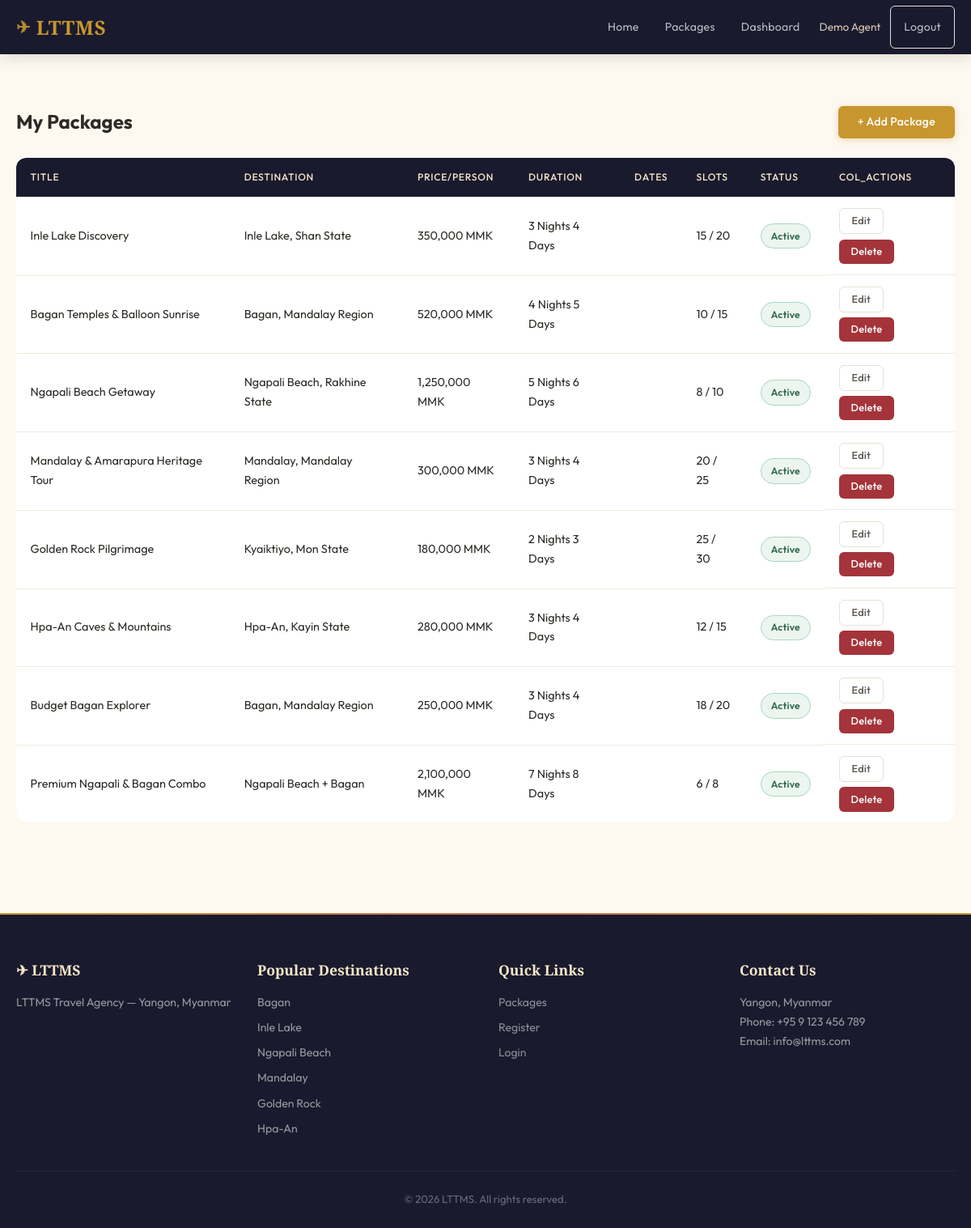
The page /agent/packages.php (signed in) on the database its author committed.
### tables this page shows
CREATE TABLE users (
    id INT AUTO_INCREMENT PRIMARY KEY,
    username VARCHAR(50) NOT NULL UNIQUE,
    email VARCHAR(100) NOT NULL UNIQUE,
    password VARCHAR(255) NOT NULL,
    full_name VARCHAR(100) NOT NULL,
    phone VARCHAR(20),
    kbz_phone VARCHAR(20),
    kbz_name VARCHAR(100),
    nrc_number VARCHAR(50),
    nrc_front_photo VARCHAR(255),
    nrc_back_photo VARCHAR(255),
    role ENUM('customer', 'agent', 'admin') NOT NULL DEFAULT 'customer',
    agent_location VARCHAR(100) DEFAULT NULL,
    status ENUM('pending', 'approved', 'suspended') NOT NULL DEFAULT 'pending',
    created_at TIMESTAMP DEFAULT CURRENT_TIMESTAMP,
    updated_at TIMESTAMP DEFAULT CURRENT_TIMESTAMP ON UPDATE CURRENT_TIMESTAMP
);

CREATE TABLE packages (
    id INT AUTO_INCREMENT PRIMARY KEY,
    agent_id INT NOT NULL,
    title VARCHAR(200) NOT NULL,
    destination VARCHAR(200) NOT NULL,
    description TEXT,
    duration_days INT NOT NULL,
    start_date DATE DEFAULT NULL,
    end_date DATE DEFAULT NULL,
    price_per_person DECIMAL(10,2) NOT NULL,
    max_slots INT NOT NULL DEFAULT 20,
    remaining_slots INT NOT NULL DEFAULT 20,
    hotel_id INT,
    transportation_id INT,
    image_url VARCHAR(255),
    rating_avg DECIMAL(2,1) DEFAULT 0.0,
    status ENUM('active', 'inactive') NOT NULL DEFAULT 'active',
    created_at TIMESTAMP DEFAULT CURRENT_TIMESTAMP,
    updated_at TIMESTAMP DEFAULT CURRENT_TIMESTAMP ON UPDATE CURRENT_TIMESTAMP,
    FOREIGN KEY (agent_id) REFERENCES users(id) ON DELETE CASCADE,
    FOREIGN KEY (hotel_id) REFERENCES hotels(id) ON DELETE SET NULL,
    FOREIGN KEY (transportation_id) REFERENCES transportation(id) ON DELETE SET NULL
);

CREATE TABLE destinations (
    id INT AUTO_INCREMENT PRIMARY KEY,
    name VARCHAR(100) NOT NULL,
    tagline VARCHAR(200),
    image VARCHAR(255) DEFAULT NULL,
    sort_order INT NOT NULL DEFAULT 0,
    is_active TINYINT(1) NOT NULL DEFAULT 1,
    created_at TIMESTAMP DEFAULT CURRENT_TIMESTAMP
);

### includes/lang.php (called while the page is built, shortened)
<?php
$translations = require __DIR__ . '/../lang/en.php';
function t(string $key, string $default = ''): string {
    global $translations;
    return $translations[$key] ?? ($default ?: $key);
}
function tStatus(string $status): string {
    $map = [
        'pending' => 'status_pending',
        'confirmed' => 'status_confirmed',
        'cancelled' => 'status_cancelled',
        'approved' => 'status_approved',
        'suspended' => 'status_suspended',
        'active' => 'status_active',
        'inactive' => 'status_inactive',
    ];
    return t($map[$status] ?? '', ucfirst($status));
}

### includes/auth.php (called while the page is built, shortened)
<?php
require_once __DIR__ . '/lang.php';
function getCurrentUser(): ?array {
    $pdo = getDBConnection();
    $stmt = $pdo->prepare("SELECT id, username, email, full_name, phone, role, status FROM users WHERE id = ?");
    $stmt->execute([$_SESSION['user_id']]);
    return $stmt->fetch() ?: null;
}

### includes/functions.php (called while the page is built, shortened)
<?php
function sanitize(string $input): string {
    return htmlspecialchars(trim($input), ENT_QUOTES, 'UTF-8');
}
function formatPrice(float $amount): string {
    return number_format($amount, 0, '.', ',') . ' MMK';
}
function formatDuration(int $days): string {
    return $days . ' ' . t('nights') . ' ' . ($days + 1) . ' ' . t('days');
}
function getActiveDestinations(): array {
    $pdo = getDBConnection();
    $stmt = $pdo->query("SELECT * FROM destinations WHERE is_active = 1 ORDER BY sort_order ASC, name ASC");
    return $stmt->fetchAll();
}

### agent/packages.php (the view, shortened to what this page needs)
<?php
require_once __DIR__ . '/../includes/auth.php';
require_once __DIR__ . '/../includes/functions.php';
$pdo = getDBConnection();
$stmt = $pdo->prepare(
    "SELECT p.*, h.name as hotel_name, t.type as transport_type
     FROM packages p
     LEFT JOIN hotels h ON p.hotel_id = h.id
     LEFT JOIN transportation t ON p.transportation_id = t.id
     WHERE p.agent_id = ?
     ORDER BY p.created_at DESC"
);
$stmt->execute([$currentUser['id']]);
$packages = $stmt->fetchAll();
require_once __DIR__ . '/../includes/header.php';
?>
<section class="section">
<div class="container">
    <div class="page-header">
        <h2><?= t('my_packages_title') ?></h2>
        <a href="<?= BASE_URL ?>/agent/add-package.php" class="btn btn-primary">+ <?= t('nav_add_package') ?></a>
    </div>
    <?php if (empty($packages)): ?>
        <div class="empty-state">
            <p><?= t('no_packages_yet') ?></p>
            <a href="<?= BASE_URL ?>/agent/add-package.php" class="btn btn-primary"><?= t('add_new_package') ?></a>
        </div>
    <?php else: ?>
        <div class="table-responsive">
        <table class="table">
            <thead>
                <tr>
                    <th><?= t('col_title') ?></th>
                    <th><?= t('col_destination') ?></th>
                    <th><?= t('col_price') ?></th>
                    <th><?= t('duration') ?></th>
                    <th><?= t('col_dates') ?></th>
                    <th><?= t('col_slots') ?></th>
                    <th><?= t('col_status') ?></th>
                    <th><?= t('col_actions') ?></th>
                </tr>
            </thead>
            <tbody>
            <?php foreach ($packages as $pkg): ?>
                <tr>
                    <td><?= sanitize($pkg['title']) ?></td>
                    <td><?= sanitize($pkg['destination']) ?></td>
                    <td><?= formatPrice($pkg['price_per_person']) ?></td>
                    <td><?= formatDuration($pkg['duration_days']) ?></td>
                    <td><?= sanitize(formatDateRange($pkg['start_date'] ?? null, $pkg['end_date'] ?? null)) ?></td>
                    <td><?= $pkg['remaining_slots'] ?> / <?= $pkg['max_slots'] ?></td>
                    <td><span class="status-badge status-<?= $pkg['status'] ?>"><?= tStatus($pkg['status']) ?></span></td>
                    <td class="actions-cell">
                        <a href="<?= BASE_URL ?>/agent/edit-package.php?id=<?= $pkg['id'] ?>" class="btn btn-sm btn-outline"><?= t('btn_edit') ?></a>
                        <form method="POST" style="display:inline" onsubmit="return confirm('<?= t('confirm_delete_package') ?>')">
                            <button type="submit" class="btn btn-sm btn-danger"><?= t('btn_delete') ?></button>
                        </form>
                    </td>
                </tr>
            <?php endforeach; ?>
            </tbody>
        </table>
        </div>
    <?php endif; ?>
</div>
</section>
<?php require_once __DIR__ . '/../includes/footer.php'; ?>

### includes/header.php (shortened to what this page needs)
<?php
require_once __DIR__ . '/auth.php';
require_once __DIR__ . '/functions.php';
$currentUser = getCurrentUser();
?>
<!DOCTYPE html>
<html lang="en">
<head>
    <link rel="stylesheet" href="<?= BASE_URL ?>/assets/css/style.css">
</head>
<body>
<nav class="navbar">
    <div class="container nav-container">
        <a href="<?= BASE_URL ?>/" class="nav-brand">
            <span class="brand-icon">&#9992;</span> LTTMS
        </a>
        <ul class="nav-menu" id="navMenu">
            <li><a href="<?= BASE_URL ?>/"><?= t('nav_home') ?></a></li>
            <li><a href="<?= BASE_URL ?>/customer/packages.php"><?= t('nav_packages') ?></a></li>
            <?php if ($currentUser): ?>
                <?php if ($currentUser['role'] === 'customer'): ?>
                    <li><a href="<?= BASE_URL ?>/customer/my-bookings.php"><?= t('nav_my_bookings') ?></a></li>
                <?php elseif ($currentUser['role'] === 'agent'): ?>
                    <li><a href="<?= BASE_URL ?>/agent/dashboard.php"><?= t('nav_dashboard') ?></a></li>
                <?php elseif ($currentUser['role'] === 'admin'): ?>
                    <li><a href="<?= BASE_URL ?>/admin/dashboard.php"><?= t('nav_dashboard') ?></a></li>
                    <li><a href="<?= BASE_URL ?>/admin/packages.php"><?= t('nav_packages_control') ?></a></li>
                <?php endif; ?>
                <li class="nav-user">
                    <span class="user-greeting"><?= sanitize($currentUser['full_name']) ?></span>
                    <a href="<?= BASE_URL ?>/logout.php" class="btn btn-sm btn-outline"><?= t('nav_logout') ?></a>
                </li>
            <?php else: ?>
                <li><a href="<?= BASE_URL ?>/login.php" class="btn btn-sm btn-outline"><?= t('nav_login') ?></a></li>
                <li><a href="<?= BASE_URL ?>/register.php" class="btn btn-sm btn-primary"><?= t('nav_register') ?></a></li>
            <?php endif; ?>
        </ul>
    </div>
</nav>
<main>

### includes/footer.php (shortened to what this page needs)
</main>
<footer class="footer">
    <div class="container">
        <div class="footer-grid">
            <div class="footer-col">
                <h3>&#9992; LTTMS</h3>
                <p><?= t('footer_agency') ?> — <?= t('footer_address') ?></p>
            </div>
            <div class="footer-col">
                <h3><?= t('footer_destinations') ?></h3>
                <ul>
                    <?php foreach (getActiveDestinations() as $fd): ?>
                        <li><?= sanitize($fd['name']) ?></li>
                    <?php endforeach; ?>
                </ul>
            </div>
            <div class="footer-col">
                <h3><?= t('footer_quick_links') ?></h3>
                <ul>
                    <li><a href="<?= BASE_URL ?>/customer/packages.php"><?= t('nav_packages') ?></a></li>
                    <li><a href="<?= BASE_URL ?>/register.php"><?= t('nav_register') ?></a></li>
                    <li><a href="<?= BASE_URL ?>/login.php"><?= t('nav_login') ?></a></li>
                </ul>
            </div>
            <div class="footer-col">
                <h3><?= t('footer_contact') ?></h3>
                <p><?= t('footer_address') ?></p>
                <p>Phone: +95 9 123 456 789</p>
                <p>Email: info@lttms.com</p>
            </div>
        </div>
        <div class="footer-bottom">
            <p>&copy; <?= date('Y') ?> LTTMS. <?= t('footer_rights') ?></p>
        </div>
    </div>
</footer>
</body>
</html>

### rows shown on the page
users: full_name "Demo Agent"
packages: title "Inle Lake Discovery", destination "Inle Lake, Shan State", price_per_person "350,000 MMK", duration_days "3 Nights 4 Days", remaining_slots "15", max_slots "20", status "Active"
packages: title "Bagan Temples & Balloon Sunrise", destination "Bagan, Mandalay Region", price_per_person "520,000 MMK", duration_days "4 Nights 5 Days", remaining_slots "10", max_slots "15", status "Active"
packages: title "Ngapali Beach Getaway", destination "Ngapali Beach, Rakhine State", price_per_person "1,250,000 MMK", duration_days "5 Nights 6 Days", remaining_slots "8", max_slots "10", status "Active"
packages: title "Mandalay & Amarapura Heritage Tour", destination "Mandalay, Mandalay Region", price_per_person "300,000 MMK", duration_days "3 Nights 4 Days", remaining_slots "20", max_slots "25", status "Active"
packages: title "Golden Rock Pilgrimage", destination "Kyaiktiyo, Mon State", price_per_person "180,000 MMK", duration_days "2 Nights 3 Days", remaining_slots "25", max_slots "30", status "Active"
packages: title "Hpa-An Caves & Mountains", destination "Hpa-An, Kayin State", price_per_person "280,000 MMK", duration_days "3 Nights 4 Days", remaining_slots "12", max_slots "15", status "Active"
packages: title "Budget Bagan Explorer", destination "Bagan, Mandalay Region", price_per_person "250,000 MMK", duration_days "3 Nights 4 Days", remaining_slots "18", max_slots "20", status "Active"
packages: title "Premium Ngapali & Bagan Combo", destination "Ngapali Beach + Bagan", price_per_person "2,100,000 MMK", duration_days "7 Nights 8 Days", remaining_slots "6", max_slots "8", status "Active"
destinations: name "Bagan"
destinations: name "Inle Lake"
destinations: name "Ngapali Beach"
destinations: name "Mandalay"
destinations: name "Golden Rock"
destinations: name "Hpa-An"

### other values the page prints
t('nav_home') "Home"
t('nav_packages') "Packages"
t('nav_dashboard') "Dashboard"
t('nav_logout') "Logout"
t('my_packages_title') "My Packages"
t('nav_add_package') "Add Package"
t('col_title') "TITLE"
t('col_destination') "DESTINATION"
t('col_price') "PRICE/PERSON"
t('duration') "DURATION"
t('col_dates') "DATES"
t('col_slots') "SLOTS"
t('col_status') "STATUS"
t('col_actions') "COL_ACTIONS"
t('footer_agency') "LTTMS Travel Agency"
